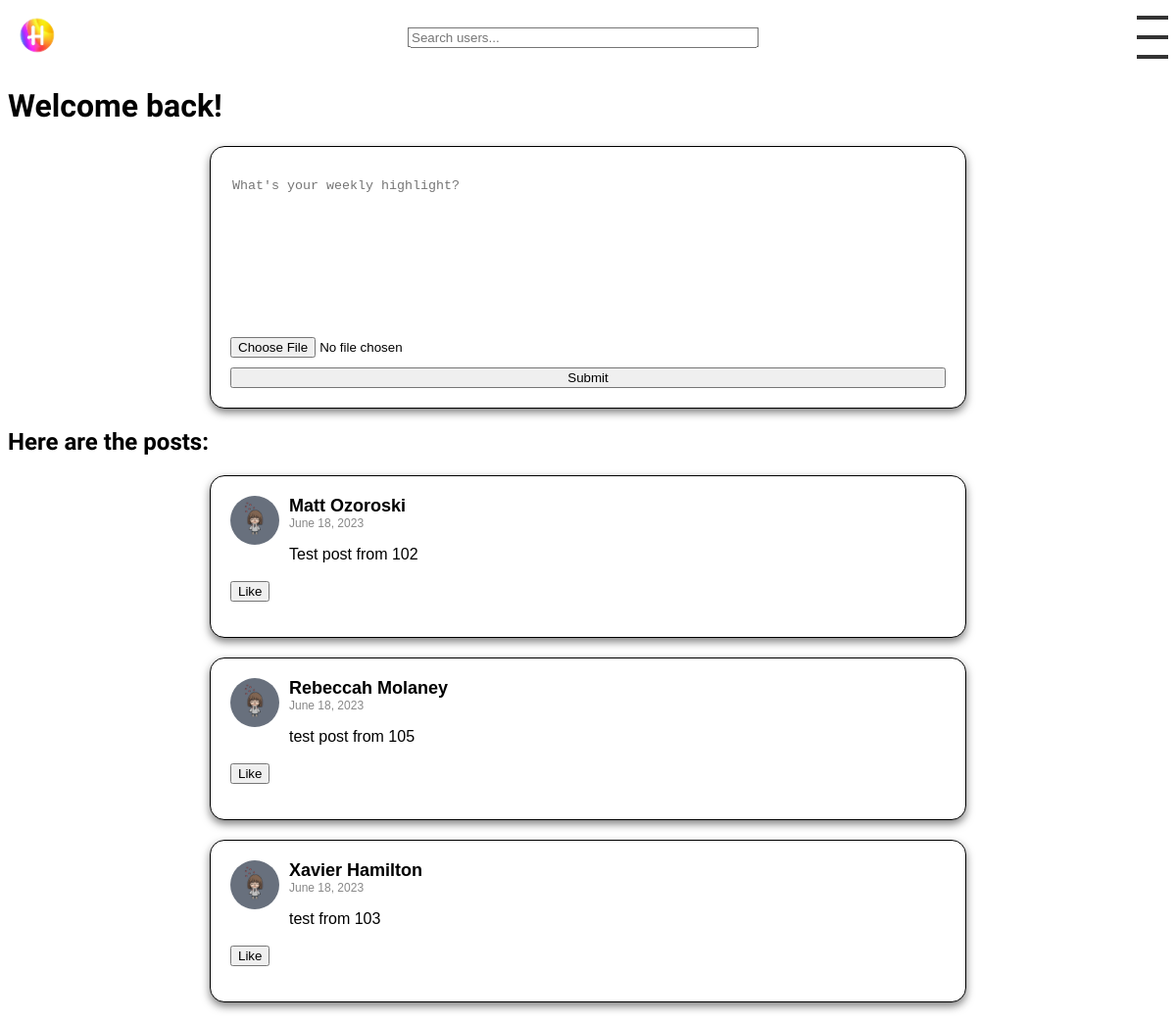
Page / (signed in) on the committed database.
### posts/models.py (models this page shows, shortened)
class Post(models.Model):
    user = models.ForeignKey(User, on_delete=models.CASCADE, related_name='posts')
    text = models.TextField()
    image = models.ImageField(upload_to='images/', blank=True, null=True)
    likes = models.ManyToManyField(User, related_name='likes', blank=True)
    created_at = models.DateTimeField(auto_now_add=True)

class Profile(models.Model):
    user = models.OneToOneField(User, on_delete=models.CASCADE)
    image = models.ImageField(upload_to='profile_pics/', default='profile_pics/ProfilePic.jpg', blank=True)
    location = models.CharField(max_length=30, blank=True)
    bio = models.TextField(blank=True)
    friends = models.ManyToManyField("self")
    last_post_time = models.DateTimeField(default=timezone.now)

### posts/views.py (the view, shortened to what this page needs)
# urls.py: 2. Add a URL to urlpatterns:  path('', views.home, name='home')
def home(request):
    can_post = True
    form = PostForm()
    if request.user.is_authenticated:
        if Post.objects.filter(user=request.user, created_at__gte=timezone.now()-timedelta(weeks=1)).exists():
            can_post = False
    colors = ['yellow', 'pink', 'green', 'orange', 'blue']
    shuffled_colors = list(itertools.islice(itertools.cycle(colors), 150))  # Adjust 150 as per your need
    random.shuffle(shuffled_colors)
    if request.user.is_authenticated:
        posts = Post.objects.exclude(user=request.user).exclude(likes=request.user).order_by('-created_at')
        template = 'loggedin.html'
    else:
        posts = Post.objects.all().order_by('-created_at')
        template = 'home.html'
    context = {
        'form': form,
        'posts': posts,
        'shuffled_colors': shuffled_colors,
        'can_post': can_post,
    }
    return render(request, template, context)

### posts/forms.py
class PostForm(forms.ModelForm):
    class Meta:
        model = Post
        fields = ['text', 'image']
    def __init__(self, *args, **kwargs):
        super().__init__(*args, **kwargs)
        self.fields['text'].widget = forms.Textarea(attrs={'placeholder': 'What\'s your weekly highlight?'})

### posts/templatetags/my_filters.py (called while the page is built)
@register.filter
def custom_date(value):
    now = timezone.now()
    diff = now - value
    if diff.days <= 0 and diff.seconds < 3600:
        return str(diff.seconds//60) + " minutes ago"
    elif diff.days <= 0 and diff.seconds >= 3600:
        return str(diff.seconds//3600) + " hours ago"
    elif diff.days >= 1 and diff.days < 7:
        return str(diff.days) + " days ago"
    else:
        return value.strftime("%B %d, %Y")  # If more than a week ago, return a formatted date

### posts/templates/loggedin.html (shortened to what this page needs)
{% extends 'base.html' %}
{% load static %}
{% block content %}
  <h1>Welcome back!</h1>
  <link rel="stylesheet" type="text/css" href="{% static 'css/form.css' %}">
  {% if can_post %}
  <div class="post">
    <form method="post" enctype="multipart/form-data">
      {{ form.text }}
      {{ form.image }}
      <button type="submit">Submit</button>
    </form>
  </div>
  {% endif %}
  <h2>Here are the posts:</h2>
  {% for post in posts %}
  {% include 'post.html' with post=post show_like_button=True %}
  {% endfor %}
{% endblock %}

### posts/templates/post.html (shortened to what this page needs)
{% load static %}
{% load my_filters %}
<link rel="stylesheet" type="text/css" href="{% static 'css/post.css' %}">
<div class="post">
    <div class="post-top">
        <a href="{% url 'view_profile' post.user.username %}">
            <img src="{{ post.user.profile.image.url }}" alt="User Avatar" class="avatar">
        </a>
        <div class="post-content">
            <div class="user-detail">
                <a href="{% url 'view_profile' post.user.username %}" class="username">{{ post.user.first_name }} {{ post.user.last_name }}</a>
                <span class="timestamp">{{ post.created_at|custom_date }}</span>
            </div>
            <p class="post-text">{{ post.text }}</p>
        </div>
    </div>
    {% if show_like_button %}
        <div class="interaction-icons">
            <button class="like-button" data-id="{{ post.id }}">
                {% if request.user in post.likes.all %}
                    Unlike
                {% else %}
                    Like
                {% endif %}
            </button>
        </div>
    {% endif %}
</div>

### posts/static/css/form.css (style rules this page uses)
.post { background-color: white; border: 1px solid black; box-shadow: 0px 4px 8px rgba(0, 0, 0, 0.5); border-radius: 15px; margin-bottom: 20px; padding: 20px; font-family: Arial, sans-serif; max-width: 90%; margin: 20px auto; width: 730px; }
form { width: 100%; display: flex; flex-direction: column; align-items: start; }
form textarea, form input[type="file"], form button { margin-top: 10px; width: 100%; }
form textarea { resize: none; border: none; }

### posts/static/css/post.css (style rules this page uses)
.post { background-color: white; border: 1px solid black; box-shadow: 0px 4px 8px rgba(0, 0, 0, 0.5); border-radius: 15px; margin-bottom: 20px; padding: 20px; font-family: Arial, sans-serif; max-width: 90%; margin: 20px auto; width: 730px; }
.post-top { display: flex; align-items: flex-start; }
.avatar { width: 50px; height: 50px; border-radius: 50%; margin-right: 10px; }
.username { color: black; font-size: 18px; font-weight: bold; }
.post-text { color: black; font-size: 16px; margin-bottom: 15px; }
.interaction-icons { color: rgb(255, 204, 153); font-size: 20px; margin-bottom: 15px; }
.timestamp { color: #888; font-size: 12px; text-align: left; }
.user-detail { display: flex; flex-direction: column; justify-content: center; align-items: flex-start; }
.post-content { display: flex; flex-direction: column; justify-content: center; align-items: flex-start; }
.username { color: black; font-size: 18px; font-weight: bold; text-decoration: none; }
.avatar { width: 50px; height: 50px; border-radius: 50%; margin-right: 10px; transition: filter 0.3s; }

### rows in the picture
Post: user.profile.image (picture), user.first_name "Matt", user.last_name "Ozoroski", created_at|custom_date "June 18, 2023", text "Test post from 102", shows "Like"
Post: user.profile.image (picture), user.first_name "Rebeccah", user.last_name "Molaney", created_at|custom_date "June 18, 2023", text "test post from 105", shows "Like"
Post: user.profile.image (picture), user.first_name "Xavier", user.last_name "Hamilton", created_at|custom_date "June 18, 2023", text "test from 103", shows "Like"
